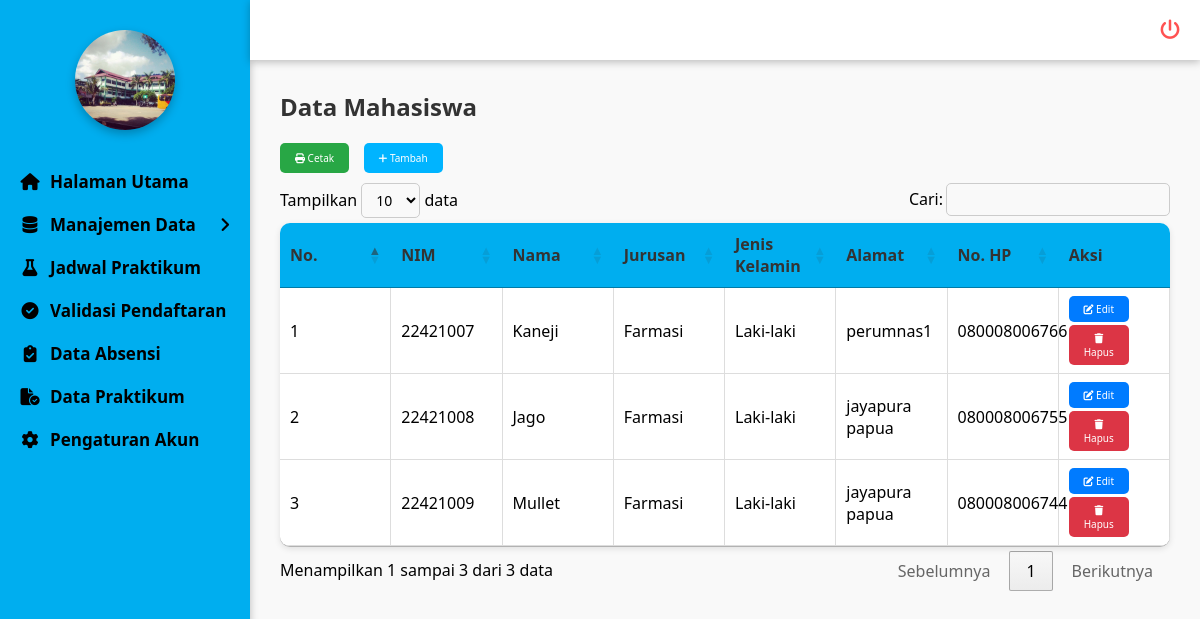
The app's page /admin/mahasiswa/mahasiswa.php (signed in) with its own data.
### tables this page shows
CREATE TABLE `mahasiswa` (
  `id` int NOT NULL,
  `nim` varchar(20) NOT NULL,
  `nama` varchar(100) NOT NULL,
  `jurusan` enum('Farmasi','Analis Kesehatan') NOT NULL,
  `jenis_kelamin` enum('Laki-laki','Perempuan') NOT NULL,
  `alamat` text,
  `no_hp` varchar(20) DEFAULT NULL,
  `user_id` int DEFAULT NULL
);

### admin/mahasiswa/mahasiswa.php (the view, shortened to what this page needs)
<?php
include '../../koneksi/sidebar.php';
include '../../koneksi/koneksi.php';
?>
<link rel="stylesheet" href="https://cdn.datatables.net/1.13.6/css/jquery.dataTables.min.css">
<link rel="stylesheet" href="https://cdnjs.cloudflare.com/ajax/libs/font-awesome/6.5.0/css/all.min.css">
<div class="konten-utama">
  <h2>Data Mahasiswa</h2>
  <button class="tombol tombol-cetak"><i class="fa-solid fa-print"></i> Cetak</button>
  <button class="tombol tombol-tambah" onclick="tambahMahasiswa()"><i class="fa-solid fa-plus"></i> Tambah</button>
  <table id="tabel-mahasiswa" class="tabel-mahasiswa">
    <thead>
      <tr>
        <th>No.</th>
        <th>NIM</th>
        <th>Nama</th>
        <th>Jurusan</th>
        <th>Jenis Kelamin</th>
        <th>Alamat</th>
        <th>No. HP</th>
        <th>Aksi</th>
      </tr>
    </thead>
    <tbody>
      <?php
      $no=1;
      $query = mysqli_query($conn,"SELECT * FROM mahasiswa ORDER BY id ASC");
      while($row=mysqli_fetch_assoc($query)) {
      ?>
      <tr>
        <td data-label="No"><?php echo $no++; ?></td>
        <td data-label="Nim"><?php echo $row['nim']; ?></td>
        <td data-label="Nama"><?php echo $row['nama']; ?></td>
        <td data-label="Jurusan"><?php echo $row['jurusan']; ?></td>
        <td data-label="Jenis Kelamin"><?php echo $row['jenis_kelamin']; ?></td>
        <td data-label="Alamat"><?php echo $row['alamat']; ?></td>
        <td data-label="No.Hp"><?php echo $row['no_hp']; ?></td>
        <td data-label="Aksi">
          <button class="tombol tombol-edit" onclick="editMahasiswa(<?php echo $row['id']; ?>)"><i class="fa-solid fa-pen-to-square"></i> Edit</button>
          <button class="tombol tombol-hapus" onclick="hapusMahasiswa(<?php echo $row['id']; ?>)"><i class="fa-solid fa-trash"></i> Hapus</button>
        </td>
      </tr>
      <?php } ?>
    </tbody>
  </table>
</div>

### koneksi/sidebar.php (style rules this page uses)
* { margin: 0; padding: 0; box-sizing: border-box; font-family: 'Segoe UI', Tahoma, Geneva, Verdana, sans-serif; }
body { display: flex; min-height: 100vh; background: #f3f3f3; overflow-x: hidden; }

### admin/mahasiswa/mahasiswa.php (style rules this page uses)
.konten-utama { margin-left:250px; margin-top:60px; padding:30px; min-height:calc(100vh - 60px); background:#f9f9f9; font-family:Arial,sans-serif; }
.konten-utama h2 { margin-bottom:20px; color:#333; }
.tombol { border:none; border-radius:5px; cursor:pointer; color:white; font-size:10px; transition:0.3s; }
.tombol-edit { background:#007bff; width:60px; margin-bottom:3px; padding:6px 10px; }
.tombol-hapus { background:#dc3545; width:60px; padding:6px 10px; }
.tombol-cetak { background:#28a745; margin-right:10px; padding:8px 15px; }
.tombol-tambah { background:#00b4ff; margin-bottom:10px; padding:8px 15px; }
.tabel-mahasiswa { width:100%; border-collapse:collapse; background:white; border-radius:10px; overflow:hidden; box-shadow:0 2px 6px rgba(0,0,0,0.1); table-layout:fixed; }
.tabel-mahasiswa th { background:#00AEEF; color:#333; text-align:left; padding:12px 15px; }
.tabel-mahasiswa td { padding:12px 15px; border-bottom:1px solid #ddd; border-right:1px solid #ddd; }

### records on screen
mahasiswa: nim "22421007", nama "Kaneji", jurusan "Farmasi", jenis_kelamin "Laki-laki", alamat "perumnas1", no_hp "080008006766"
mahasiswa: nim "22421008", nama "Jago", jurusan "Farmasi", jenis_kelamin "Laki-laki", alamat "jayapura papua", no_hp "080008006755"
mahasiswa: nim "22421009", nama "Mullet", jurusan "Farmasi", jenis_kelamin "Laki-laki", alamat "jayapura papua", no_hp "080008006744"
